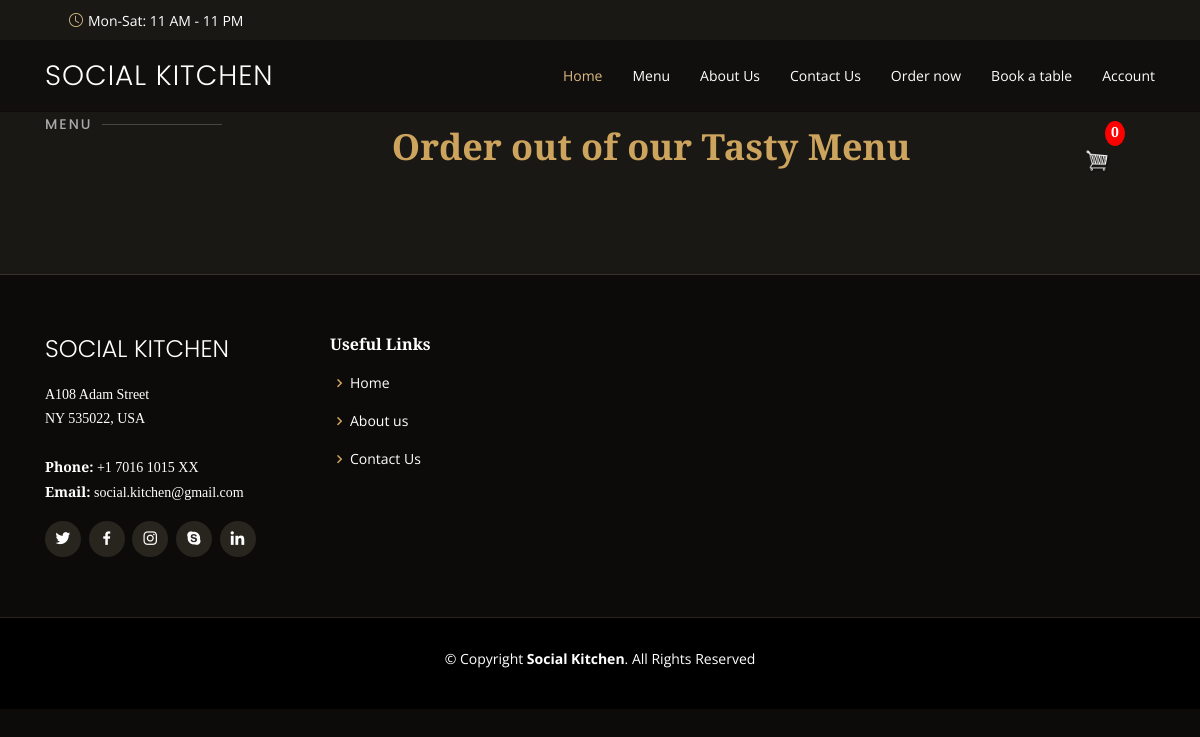
Before: /OrderNow with the older database file.
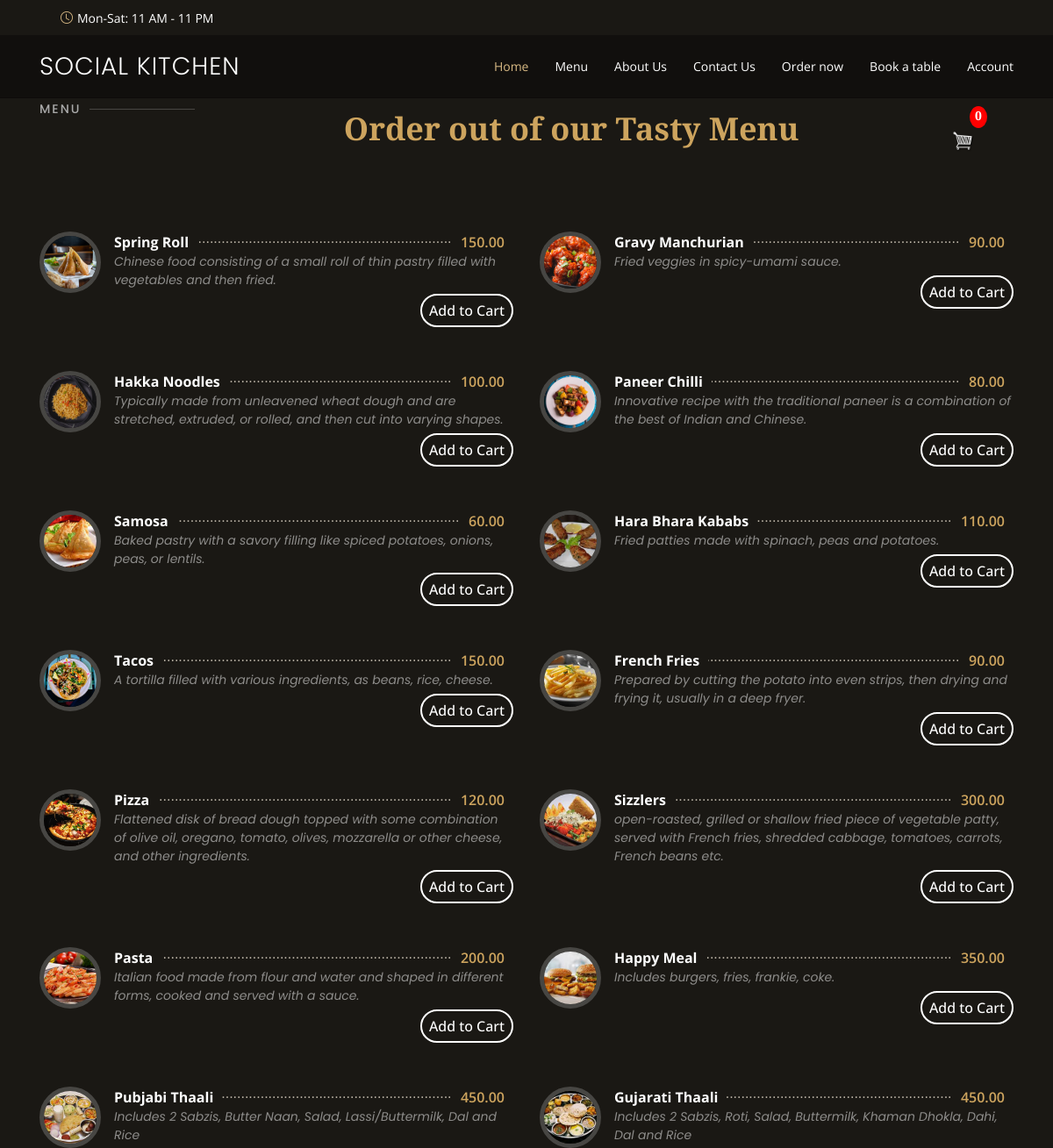
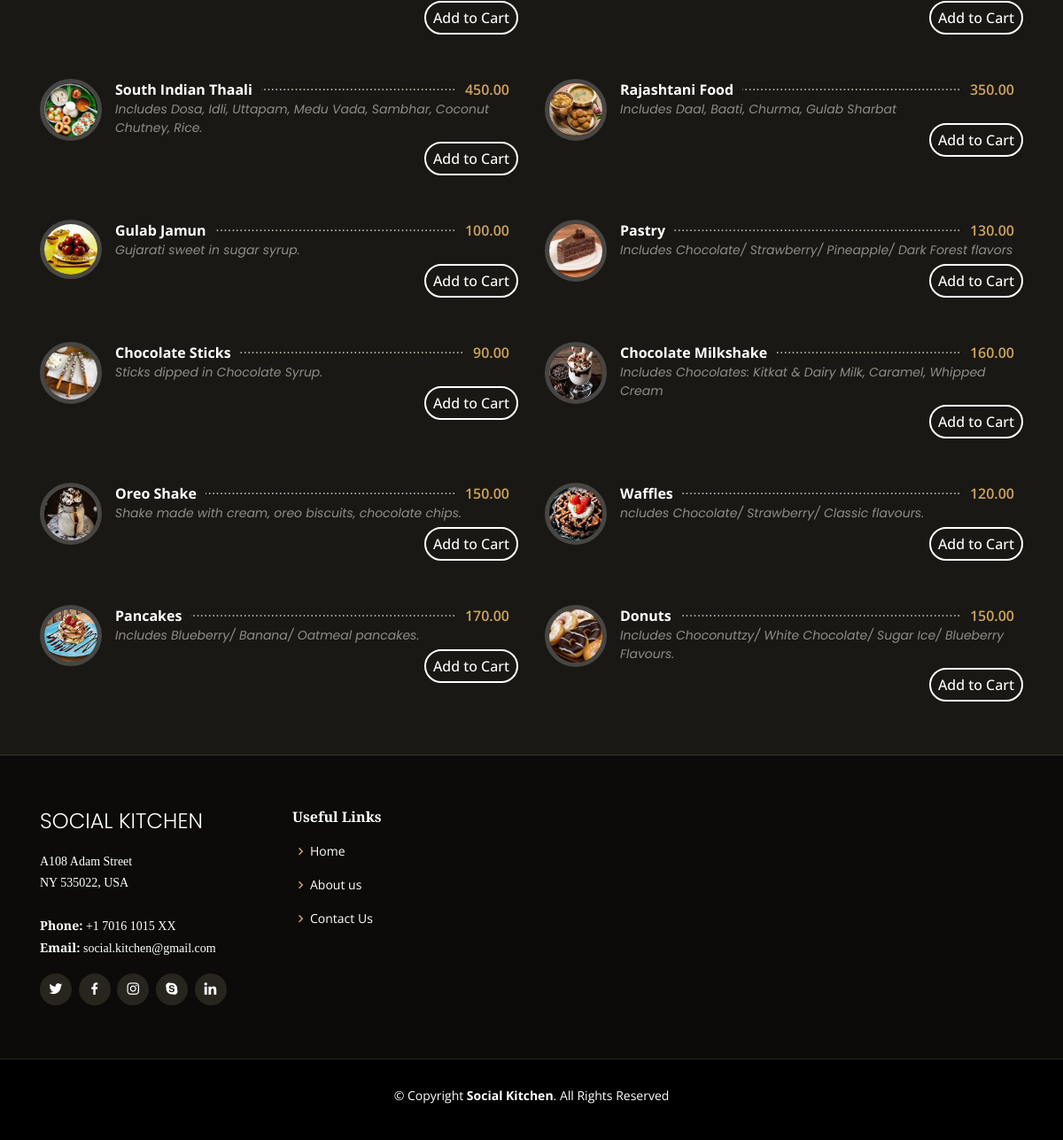
After: the same page with the newer database file (2 pictures, top to bottom).
### Home/models.py (models this page shows, shortened)
class Dish(models.Model):
    name = models.CharField(max_length=100,null=True,blank=True)
    price = models.DecimalField(max_digits=25, decimal_places=2,null=True,blank=True)
    description = models.TextField(max_length=400,null=True,blank=True)
    category =models.ForeignKey(DishCategory, on_delete=models.CASCADE,null=True,blank=True)
    image = models.ImageField( null = True)

### Home/views.py (the view)
# urls.py: path('OrderNow',views.OrderNow,name = 'OrderNow'),
def OrderNow(request):
    if request.user.is_authenticated:
        customer = request.user.customer
        order , created = Order.objects.get_or_create(customer=customer)
        items = order.orderitem_set.all()
        cartItems = order.get_cart_items
    else:
        items=[]
        order = {'get_Cart_total' :0 }
        cartItems = order['get_Cart_total']
    Dishes = Dish.objects.all()
    context = {'Dishes':Dishes , 'cartItems': cartItems }
    return render (request,'ordernow.html', context )

### templates/ordernow.html (shortened to what this page needs)
{% extends 'main.html' %}
{% load static %}
{% block content %}
<link href="{% static 'css/ordernow.css' %}" rel="stylesheet">
<section id="menu" class="menu section-bg">
  <div class="container " >
    <div class="section-title d-flex justify-content-between">
      <h2>Menu</h2>
      <p>Order out of our Tasty Menu</p>
      <div class="form-inline my-2 my-lg-0 basket ">
        <a href="{% url 'Cart' %}">
          <p id="cart-total">{{cartItems}}</p>
          <img id="cart-icon" src="{% static 'img/cart.png' %}">
        </a>
      </div>
    </div>
    <div class="row menu-container" data-aos="fade-up" data-aos-delay="200">
      {% for Dish in Dishes %}
      <div class="col-lg-6 menu-item filter-starters">
        <img src="{{Dish.image.url}} " class="menu-img" alt="" />
        <div class="menu-content">
          <a href="#">{{Dish.name}}</a><span>{{Dish.price|floatformat:2}}</span>
        </div>
        <div class="menu-ingredients">
          {{Dish.description}}
        </div>
        <button data-Dish={{Dish.id}} data-action="add" class="btn btn-outline-secondary cart update-cart" name="update_button">
          Add to Cart
        </button>
      </div>
      {% endfor %}
</section>
{% endblock content %}

### templates/main.html (shortened to what this page needs)
{% load static %}
<!DOCTYPE html>
<html lang="en">
<head>
    <link href="{% static 'vendor/animate.css/animate.min.css' %}" rel='stylesheet'>
    <link href="{% static 'vendor/aos/aos.css' %}" rel="stylesheet">
    <link href="{% static 'vendor/bootstrap/css/bootstrap.min.css' %}" rel="stylesheet">
    <link href="{% static 'vendor/bootstrap-icons/bootstrap-icons.css' %}" rel="stylesheet">
    <link href="{% static 'vendor/boxicons/css/boxicons.min.css' %}" rel="stylesheet">
    <link href="{% static 'vendor/glightbox/css/glightbox.min.css'%}" rel="stylesheet">
    <link href="{% static 'vendor/swiper/swiper-bundle.min.css' %}" rel="stylesheet">
    <link rel="stylesheet" href="https://cdnjs.cloudflare.com/ajax/libs/font-awesome/4.7.0/css/font-awesome.min.css">
    <link rel="stylesheet" href="https://stackpath.bootstrapcdn.com/bootstrap/4.4.1/css/bootstrap.min.css">
    <link href="{% static 'css/styletest.css' %}" rel="stylesheet">
</head>
<body>
    <div id="topbar" class="d-flex align-items-center fixed-top">
        <div class="container d-flex justify-content-center justify-content-md-between">
            <div class="contact-info d-flex align-items-center">
                <i class="bi bi-clock d-flex align-items-center ms-4"><span> Mon-Sat: 11 AM - 11 PM</span></i>
            </div>
        </div>
    </div>
    <header id="header" class="fixed-top d-flex align-items-cente">
        <div class="container-fluid container-xl d-flex align-items-center justify-content-lg-between">
            <h1 class="logo me-auto me-lg-0"><a href="{% url 'home' %}">Social Kitchen</a></h1>
            <nav id="navbar" class="navbar order-last order-lg-0">
                <ul>
                    <li><a class="nav-link scrollto active" href="{% url 'home' %}">Home</a></li>
                    <li><a class="nav-link scrollto" href="{% url 'Menu' %}">Menu</a></li>
                    <li><a class="nav-link scrollto" href={% url 'AboutUs' %}>About Us</a></li>
                    <li><a class="nav-link scrollto" href={% url 'ContactUs' %}>Contact Us</a></li>
                    <li><a class="nav-link scrollto " href="{% url 'OrderNow' %}">Order now</a></li>
                    <li><a class="nav-link scrollto " href="{% url 'TableReservation' %}">Book a table</a></li>
                    <li><a class="nav-link scrollto " href="{% url 'SignUp' %}">Account</a></li>
                </ul>
            </nav>
        </div>
    </header>
    {% block content %}
    {% endblock content %}
    <footer id="footer">
        <div class="footer-top">
            <div class="container">
                <div class="row">
                    <div class="col-lg-3 col-md-6">
                        <div class="footer-info">
                            <h3>Social Kitchen</h3>
                            <p>
                                A108 Adam Street <br>
                                NY 535022, USA<br><br>
                                <strong>Phone:</strong> +1 7016 1015 XX<br>
                                <strong>Email:</strong> social.kitchen@gmail.com<br>
                            </p>
                            <div class="social-links mt-3">
                                <a href="#" class="twitter"><i class="bx bxl-twitter"></i></a>
                                <a href="#" class="facebook"><i class="bx bxl-facebook"></i></a>
                                <a href="#" class="instagram"><i class="bx bxl-instagram"></i></a>
                                <a href="#" class="google-plus"><i class="bx bxl-skype"></i></a>
                                <a href="#" class="linkedin"><i class="bx bxl-linkedin"></i></a>
                            </div>
                        </div>
                    </div>
                    <div class="col-lg-2 col-md-6 footer-links">
                        <h4>Useful Links</h4>
                        <ul>
                            <li><i class="bx bx-chevron-right"></i> <a href="#">Home</a></li>
                            <li><i class="bx bx-chevron-right"></i> <a href="{% url 'AboutUs' %}">About us</a></li>
                            <li><i class="bx bx-chevron-right"></i> <a href="{% url 'ContactUs' %}">Contact Us</a></li>
                        </ul>
                    </div>
                    <div class="col-lg-3 col-md-6 footer-links">
                    </div>
                </div>
            </div>
        </div>
        <div class="container">
            <div class="copyright">
                &copy; Copyright <strong><span>Social Kitchen</span></strong>. All Rights Reserved
            </div>
            <div class="credits">
            </div>
        </div>
    </footer>
</body>
</html>

### static/css/ordernow.css (style rules this page uses)
.cart { float: right; margin: 5px 0 0 5px; border: 2px solid #ffffff; color: white; background-color: #1a1814; border-radius: 20px; padding: 5px 8px; font-weight: 500; }
.basket { margin-right: 30px; }

Changed rows visible on the page:
added Dish: image (picture), name "Spring Roll", price "150.00", description "Chinese food consisting of a small roll of thin pastry filled with vegetables and then fried."
added Dish: image (picture), name "Gravy Manchurian", price "90.00", description "Fried veggies in spicy-umami sauce."
added Dish: image (picture), name "Hakka Noodles", price "100.00", description "Typically made from unleavened wheat dough and are stretched, extruded, or rolled, and then cut into varying shapes."
added Dish: image (picture), name "Paneer Chilli", price "80.00", description "Innovative recipe with the traditional paneer is a combination of the best of Indian and Chinese."
added Dish: image (picture), name "Samosa", price "60.00", description "Baked pastry with a savory filling like spiced potatoes, onions, peas, or lentils."
added Dish: image (picture), name "Hara Bhara Kababs", price "110.00", description "Fried patties made with spinach, peas and potatoes."
added Dish: image (picture), name "Tacos", price "150.00", description "A tortilla filled with various ingredients, as beans, rice, cheese."
added Dish: image (picture), name "French Fries", price "90.00", description "Prepared by cutting the potato into even strips, then drying and frying it, usually in a deep fryer."
added Dish: image (picture), name "Pizza", price "120.00", description "Flattened disk of bread dough topped with some combination of olive oil, oregano, tomato, olives, mozzarella or other cheese, and other ingredients."
added Dish: image (picture), name "Sizzlers", price "300.00", description "open-roasted, grilled or shallow fried piece of vegetable patty, served with French fries, shredded cabbage, tomatoes, carrots, French beans etc."
added Dish: image (picture), name "Pasta", price "200.00", description "Italian food made from flour and water and shaped in different forms, cooked and served with a sauce."
added Dish: image (picture), name "Happy Meal", price "350.00", description "Includes burgers, fries, frankie, coke."
added Dish: image (picture), name "Pubjabi Thaali", price "450.00", description "Includes 2 Sabzis, Butter Naan, Salad, Lassi/Buttermilk, Dal and Rice"
added Dish: image (picture), name "Gujarati Thaali", price "450.00", description "Includes 2 Sabzis, Roti, Salad, Buttermilk, Khaman Dhokla, Dahi, Dal and Rice"
added Dish: image (picture), name "South Indian Thaali", price "450.00", description "Includes Dosa, Idli, Uttapam, Medu Vada, Sambhar, Coconut Chutney, Rice."
added Dish: image (picture), name "Rajashtani Food", price "350.00", description "Includes Daal, Baati, Churma, Gulab Sharbat"
added Dish: image (picture), name "Gulab Jamun", price "100.00", description "Gujarati sweet in sugar syrup."
added Dish: image (picture), name "Pastry", price "130.00", description "Includes Chocolate/ Strawberry/ Pineapple/ Dark Forest flavors"
added Dish: image (picture), name "Chocolate Sticks", price "90.00", description "Sticks dipped in Chocolate Syrup."
added Dish: image (picture), name "Chocolate Milkshake", price "160.00", description "Includes Chocolates: Kitkat & Dairy Milk, Caramel, Whipped Cream"
added Dish: image (picture), name "Oreo Shake", price "150.00", description "Shake made with cream, oreo biscuits, chocolate chips."
added Dish: image (picture), name "Waffles", price "120.00", description "ncludes Chocolate/ Strawberry/ Classic flavours."
added Dish: image (picture), name "Pancakes", price "170.00", description "Includes Blueberry/ Banana/ Oatmeal pancakes."
added Dish: image (picture), name "Donuts", price "150.00", description "Includes Choconuttzy/ White Chocolate/ Sugar Ice/ Blueberry Flavours."
